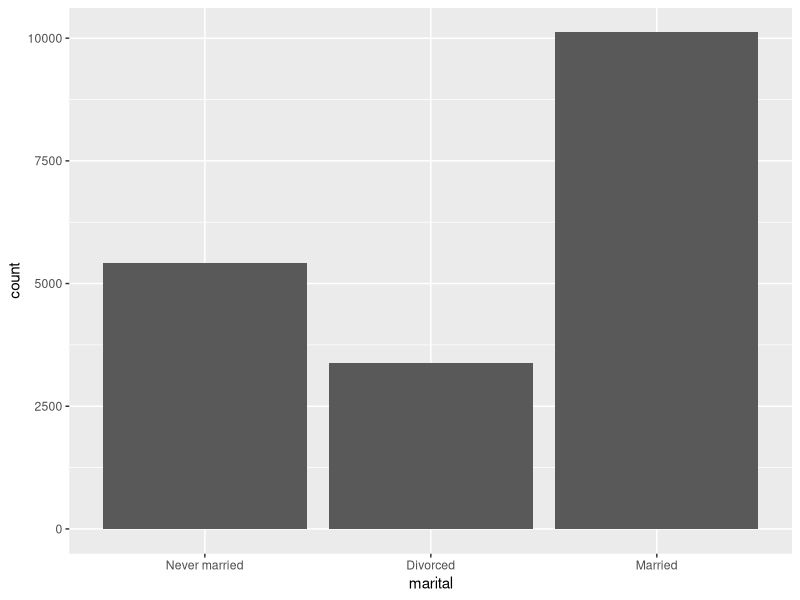
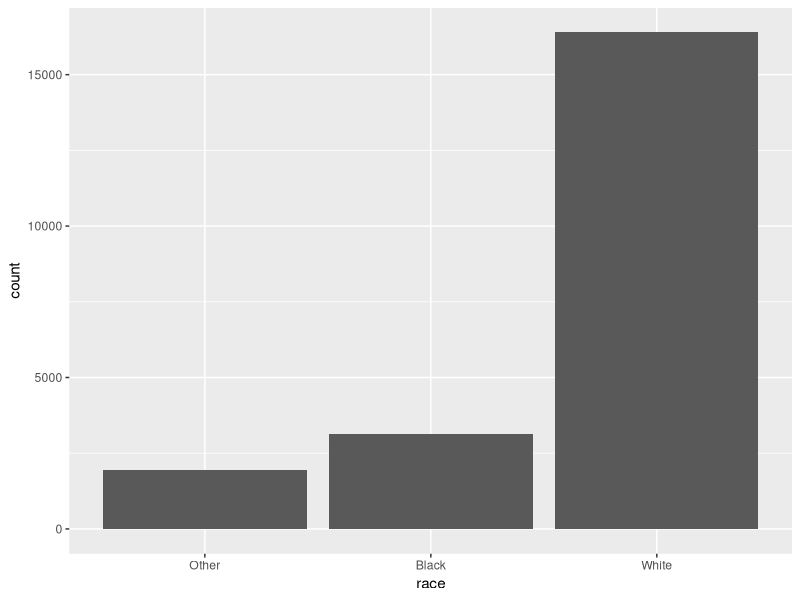

The R script that drew these images, in order:
library(tidyverse)
library(ggplot2)
library(forcats)
View(gss_cat)


library(tidyverse)

my_data <- gss_cat %>%
    select(marital) %>%
    filter(marital %in% c("Married", "Never married", "Divorced")) %>%
    mutate(marital = fct_drop(marital))

my_table <- table(my_data$marital)
View(my_table)


# chi-squared test for given probabilities

chisq.test(my_table)


my_data %>%
    table() %>%
    chisq.test()

#graphics


my_data %>%
    
    ggplot(aes(marital)) + geom_bar()
#For Race

my_data <- gss_cat %>%
    select(race)%>%
    filter(race %in% c("White",
                       "Black",
                       "Other")) %>%
    mutate(race = fct_drop(race))

my_table <- table(my_data)
View(my_table)


#Use Chi-Squared FOR RACE
chisq.test(my_table)

my_data %>%
    table() %>%
    chisq.test()
#GRAPHICS FOR RACE

my_data %>%
    ggplot(aes(race)) + geom_bar()

